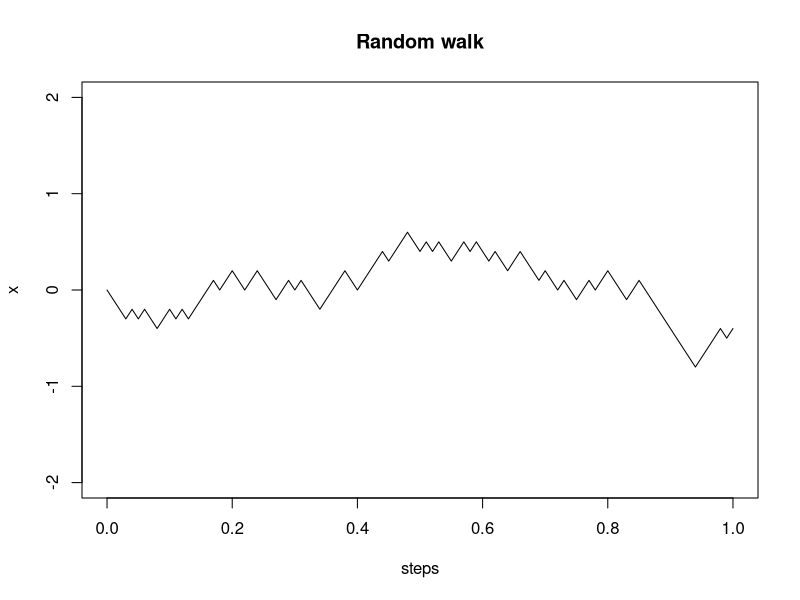
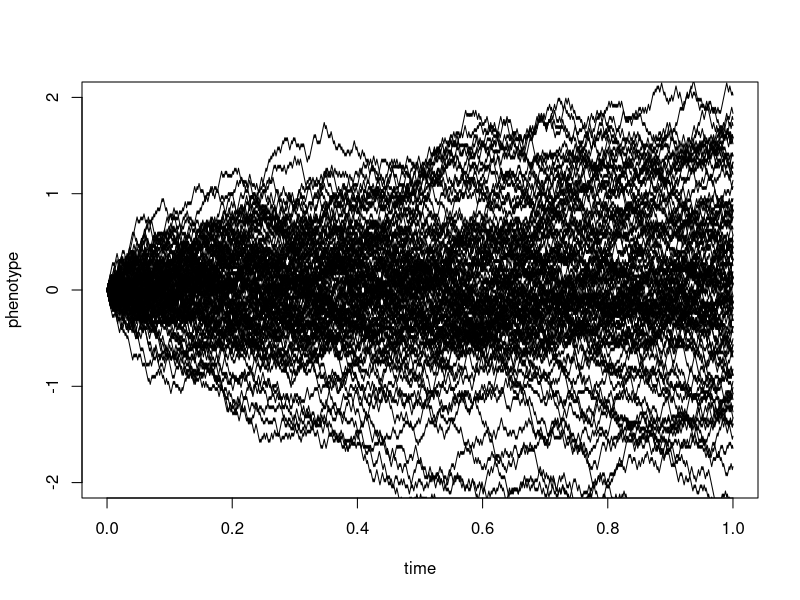
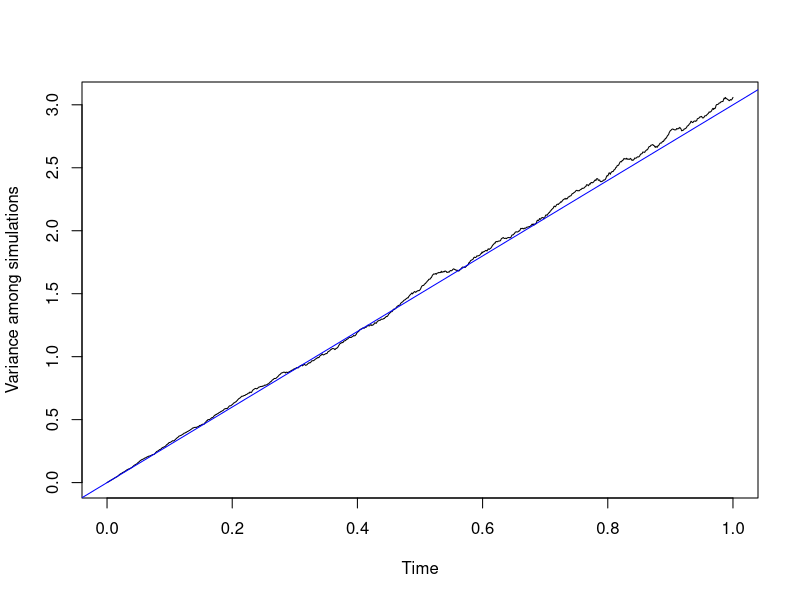

These charts were generated, in order, by the following R code:
# random walk approach for Brownian motion
duration <- 1  # total time
numsteps <- 100
steps <- seq(0,1,1/numsteps)
deltax <- sample(c(-1,1),size=numsteps,replace=TRUE)/sqrt(numsteps)
x <- c(0, cumsum(deltax)) # compute cumulative sum
plot(steps, x, type = "l", ylim = c(-2, 2),main="Random walk")

# simulate 100 instances (use either random walk or independent increments)
numsim <- 100
numsteps <- 1000
steps <- seq(0,1,1/numsteps)
deltaX <- matrix(sample(c(-1,1),size=numsteps*numsim,replace=TRUE)/sqrt(numsteps), numsim, numsteps)
# deltaX <- matrix(rnorm(n = numsim * numsteps, sd = sqrt(1/numsteps)), numsim, numsteps)
X <- cbind(rep(0, numsim), t(apply(deltaX, 1, cumsum)))
plot(steps, X[1, ], xlab = "time", ylab = "phenotype", ylim = c(-2, 2), type = "l")
for (k in 2:numsim) 
  lines(steps, X[k, ])

#  expected variance of B_t is parameter σ^2 times t
numsim <- 1000
numsteps <- 1000
steps <- seq(0,1,1/numsteps)
sigma2 <- 3 # variance parameter
deltaX <- matrix(sample(c(-1,1),size=numsteps*numsim,replace=TRUE)*sqrt(sigma2/numsteps), numsim, numsteps)
#deltaX <- matrix(rnorm(n = numsim * numsteps, sd = sqrt(sigma2/numsteps)), numsim, numsteps)
X <- cbind(rep(0, numsim), t(apply(deltaX, 1, cumsum)))
v <- apply(X, 2, var)
plot(steps, v, type = "l", xlab = "Time", ylab = "Variance among simulations")
abline(0,sigma2,col="blue")
